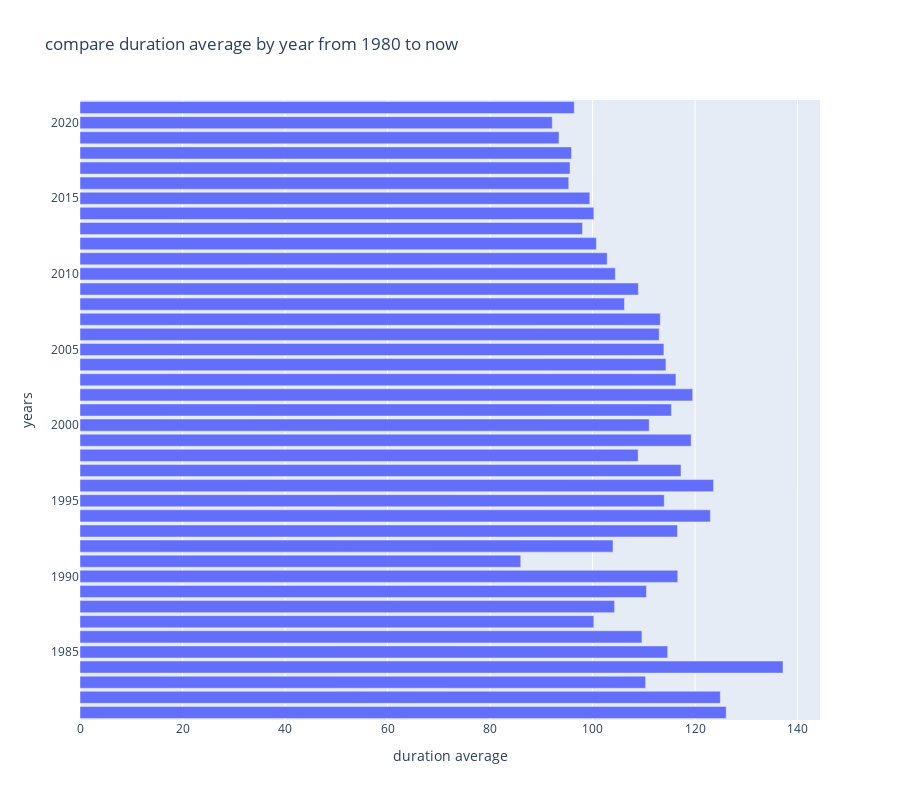

Notebook code cell kept with this figure:
### Code cell
fig = px.bar(dfAvg, x="duration(int64)", y="release_year", orientation='h',height=800,labels={
                     "duration(int64)": "duration average",
                     "release_year": "years"
                    
                 }, title= "compare duration average by year from 1980 to now" )
fig.show()

### Figure 1 — Plotly figure (JSON) as saved in the notebook; plotly's stock layout.template omitted (floating-point values rounded to 4 significant figures)
{"data": [{"alignmentgroup": "True", "hovertemplate": "duration average=%{x}<br>years=%{y}<extra></extra>", "legendgroup": "", "marker": {"color": "#636efa", "pattern": {"shape": ""}}, "name": "", "offsetgroup": "", "orientation": "h", "showlegend": false, "textposition": "auto", "type": "bar", "x": [126.1, 124.9, 110.4, 137.2, 114.7, 109.6, 100.2, 104.3, 110.5, 116.6, 86, 104, 116.6, 123, 114, 123.6, 117.3, 108.9, 119.2, 111.1, 115.4, 119.5, 116.3, 114.3, 113.9, 113.0, 113.2, 106.2, 108.9, 104.5, 102.9, 100.8, 98.05, 100.3, 99.47, 95.36, 95.61, 95.9, 93.47, 92.14, 96.44], "xaxis": "x", "y": [1981, 1982, 1983, 1984, 1985, 1986, 1987, 1988, 1989, 1990, 1991, 1992, 1993, 1994, 1995, 1996, 1997, 1998, 1999, 2000, 2001, 2002, 2003, 2004, 2005, 2006, 2007, 2008, 2009, 2010, 2011, 2012, 2013, 2014, 2015, 2016, 2017, 2018, 2019, 2020, 2021], "yaxis": "y"}], "layout": {"barmode": "relative", "height": 800, "legend": {"tracegroupgap": 0}, "title": {"text": "compare duration average by year from 1980 to now"}, "xaxis": {"anchor": "y", "domain": [0, 1], "title": {"text": "duration average"}}, "yaxis": {"anchor": "x", "domain": [0, 1], "title": {"text": "years"}}}}
